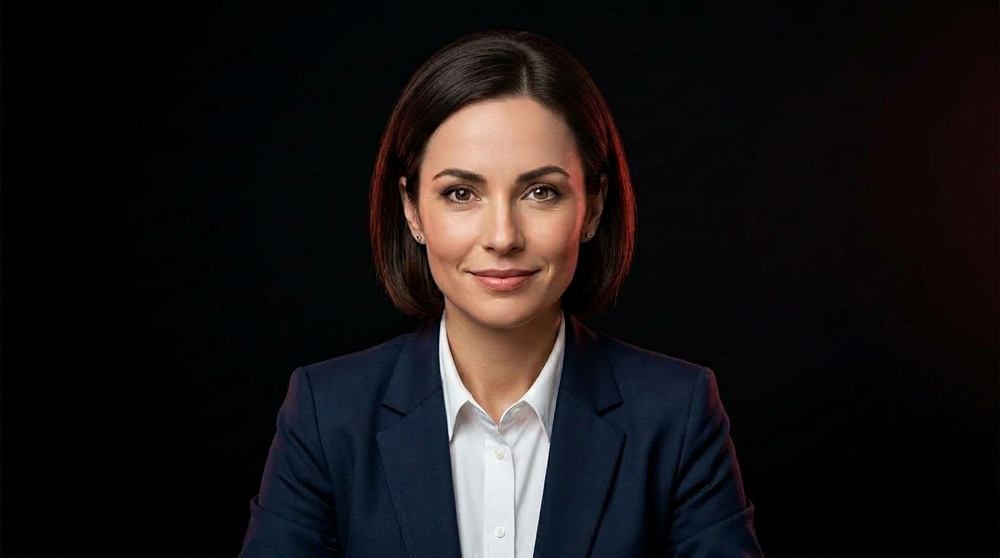
#> input picture assets/mockup/front_head_normal.jpg, 1000 x 558 px, shrunk from 1376 x 768 before the run, found by its file name; the run also reads 1 picture not shown here
$ python generate_unified_human_loop.py
#> lines starting #> are read from the running program, lines starting #| are printed output that depends on the picture
#!/usr/bin/env python3
"""
Generate Unified Real Human Female Head + Recessed Brain Scan with Natural Confidence Transformation
- One unified real female subject looking directly into camera with direct eye contact
- Anatomically recessed internal brain seated deep inside the cranial cavity
- Normal human appearance at start -> Top-down emerald green laser cranium sweep reveals internal brain
- Laser beams down strictly from above into the head, stopping safely above eyebrows (Y < 0.40)
- Face, eyes, and mouth 100% untouched by laser
- Continuous internal synaptic illumination & neural activity
- Smooth natural transition to subtle, genuine confident smile ("I can do the best if I believe myself")
- Gradual, seamless return to neutral poised thinking state
- 100% mathematically and visually seamless loop over T = 12.0 seconds (360 frames @ 30fps)
"""
import math
import os
import subprocess
import numpy as np
from PIL import Image, ImageDraw, ImageFilter

def smoothstep(edge0, edge1, x):
    t = np.clip((x - edge0) / (edge1 - edge0), 0.0, 1.0)
    return t * t * (3.0 - 2.0 * t)

def generate_unified_human_loop():
    normal_path = "assets/mockup/front_head_normal.jpg"
    scanned_path = "assets/mockup/front_head_brain_scan.jpg"
    confident_path = "assets/mockup/front_head_confident.png"
    out_video_path = "assets/mockup/head_brain_scan_mockup.mp4"
    out_freeze_path = "assets/mockup/head_brain_scan_freeze_frame.png"

    for p in [normal_path, scanned_path, confident_path]:
        if not os.path.exists(p):
            raise FileNotFoundError(f"Missing asset: {p}")

    img_normal = Image.open(normal_path).convert("RGB")
#> img_normal is the input picture: PIL image 1000x558 RGB; mean R, G, B 25.4, 21.6, 22.6
    img_scanned = Image.open(scanned_path).convert("RGB")
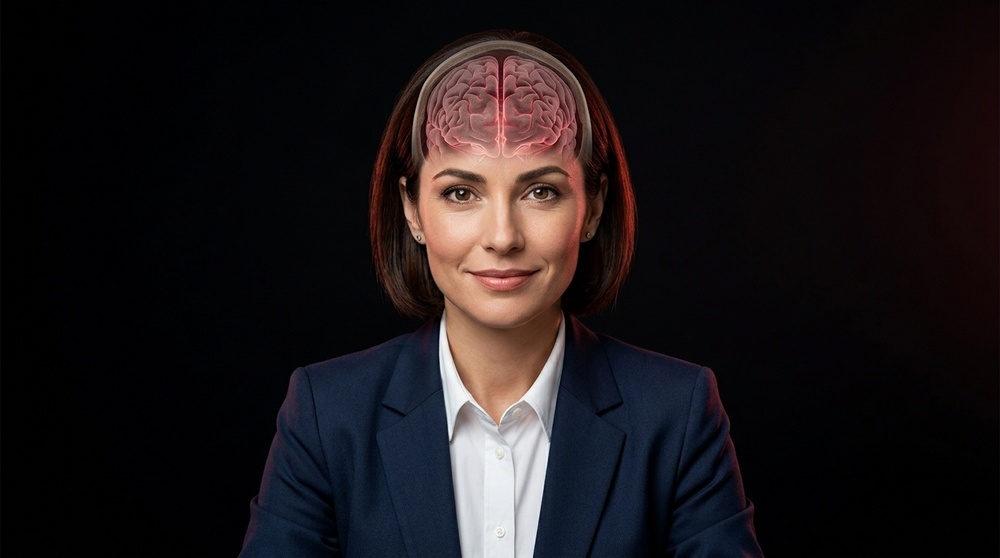
#> input picture assets/mockup/front_head_brain_scan.jpg, 1000 x 558 px, shrunk from 1376 x 768 before the run, found by its file name
#> img_scanned is the input picture: PIL image 1000x558 RGB; mean R, G, B 27.2, 22.2, 24.2
    img_confident = Image.open(confident_path).convert("RGB")

    width, height = img_normal.size
#> width = 1000; height = 558
    print(f"[Generator] Loaded base unified woman assets: {width}x{height}")
#| [Generator] Loaded base unified woman assets: 1000x558

    arr_normal = np.array(img_normal, dtype=np.float32)
    arr_scanned = np.array(img_scanned, dtype=np.float32)
    arr_confident = np.array(img_confident, dtype=np.float32)

    # Eye line / anchor point for subtle micro-poise
    eye_cx = int(0.503 * width)
#> eye_cx = 503
    eye_cy = int(0.445 * height)
#> eye_cy = 248

    # Cranium internal cavity mask (strictly confined to cranium above brow line Y < 0.40)
    cranium_mask = Image.new("L", (width, height), 0)
#> cranium_mask: PIL image 1000x558 L; every value is 0
    c_draw = ImageDraw.Draw(cranium_mask)
    bx0 = int(0.365 * width)
#> bx0 = 365
    bx1 = int(0.640 * width)
#> bx1 = 640
    by0 = int(0.040 * height)
#> by0 = 22
    by1 = int(0.395 * height)
#> by1 = 220
    c_draw.ellipse([bx0, by0, bx1, by1], fill=255)
    cranium_mask = cranium_mask.filter(ImageFilter.GaussianBlur(radius=16))
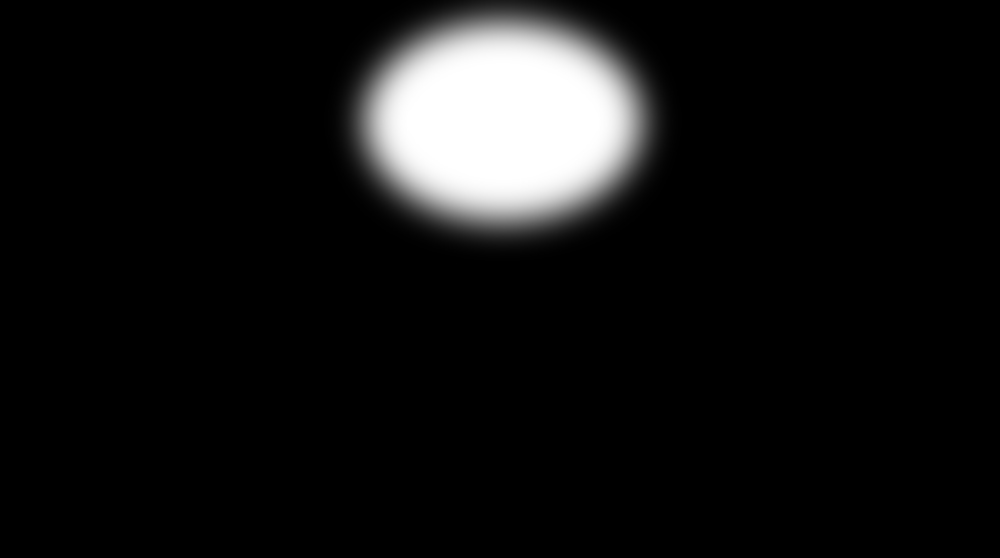
#> cranium_mask: PIL image 1000x558 L; min 0, max 255, mean 19.7

    c_arr = np.array(cranium_mask, dtype=np.float32)
    face_cutoff = int(0.390 * height)
#> face_cutoff = 217
    for y in range(face_cutoff, height):
        fade = max(0.0, 1.0 - (y - face_cutoff) / 12.0)
        c_arr[y, :] *= fade
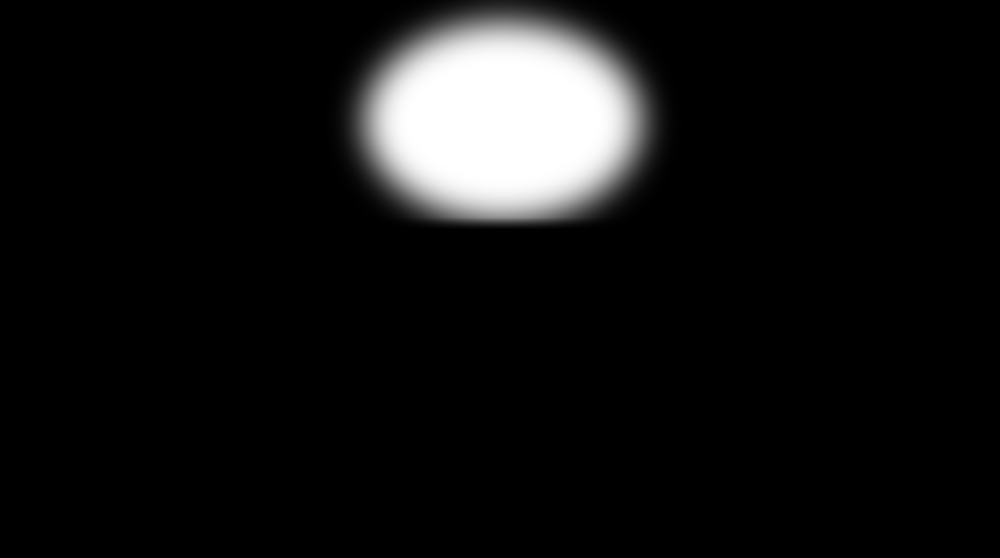
#> c_arr: shape (558, 1000) float32; min 0, max 255, mean 19.4

    mask_cranium = c_arr / 255.0  # 2D float array in [0, 1]
    mask_cranium_3d = mask_cranium[:, :, np.newaxis]

    fps = 30
    duration = 12.0  # Exactly 12.0 seconds (360 frames)
    total_frames = int(fps * duration)
    print(f"[Generator] Rendering {total_frames} frames ({duration}s @ {fps}fps) with Unified Woman transformation...")

    ffmpeg_cmd = [
        "ffmpeg",
        "-y",
        "-f", "rawvideo",
        "-vcodec", "rawvideo",
        "-s", f"{width}x{height}",
        "-pix_fmt", "rgb24",
        "-r", str(fps),
        "-i", "-",
        "-c:v", "libx264",
        "-pix_fmt", "yuv420p",
        "-preset", "medium",
        "-crf", "18",
        out_video_path
    ]

#> (the run stopped early here; a loop or call above may not have finished)
